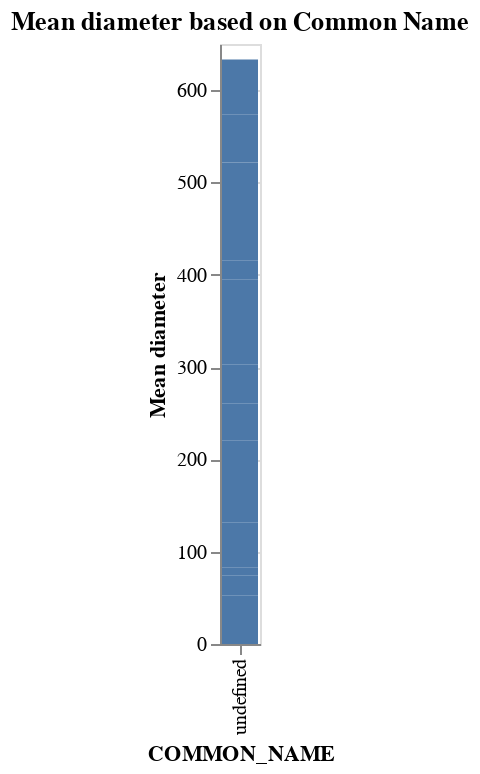

This figure's notebook cell:
### Markdown cell above
**Question 2(f)**  <br> {points: 1}  

Graph the mean diameter of `cherry_stats`.  Sort the values in ascending order before you use graph your results. Make sure you add a discriptive title and label the y-axis.        
Save the plot in an object called `cherry_graph`.

### Code cell
cherry_graph = alt.Chart(cherry_stats).mark_bar().encode(x=alt.X('COMMON_NAME:N', sort='y'), y=alt.Y('mean:Q', title='Mean diameter')).properties(title='Mean diameter based on Common Name')
cherry_graph

### Figure 1 — Vega-Lite specification as saved in the notebook (floating-point values rounded to 4 significant figures)
{"config": {"view": {"continuousWidth": 400, "continuousHeight": 300}}, "data": {"name": "data-eda00c2632f9766f56de1ae9517f4c9f"}, "mark": "bar", "encoding": {"x": {"type": "nominal", "field": "COMMON_NAME", "sort": "y"}, "y": {"type": "quantitative", "field": "mean", "title": "Mean diameter"}}, "title": "Mean diameter based on Common Name", "$schema": "https://vega.github.io/schema/vega-lite/v4.8.1.json", "datasets": {"data-eda00c2632f9766f56de1ae9517f4c9f": [{"mean": 52.77, "count": 60}, {"mean": 21.64, "count": 68}, {"mean": 8.128, "count": 5}, {"mean": 49.25, "count": 9}, {"mean": 42.63, "count": 474}, {"mean": 45.73, "count": 10540}, {"mean": 40.64, "count": 1}, {"mean": 42.29, "count": 2}, {"mean": 47.9, "count": 522}, {"mean": 43.5, "count": 170}, {"mean": 20.8, "count": 369}, {"mean": 34.35, "count": 225}, {"mean": 71.88, "count": 1}, {"mean": 8.159, "count": 33}, {"mean": 43.82, "count": 813}, {"mean": 59.7, "count": 61}]}}
